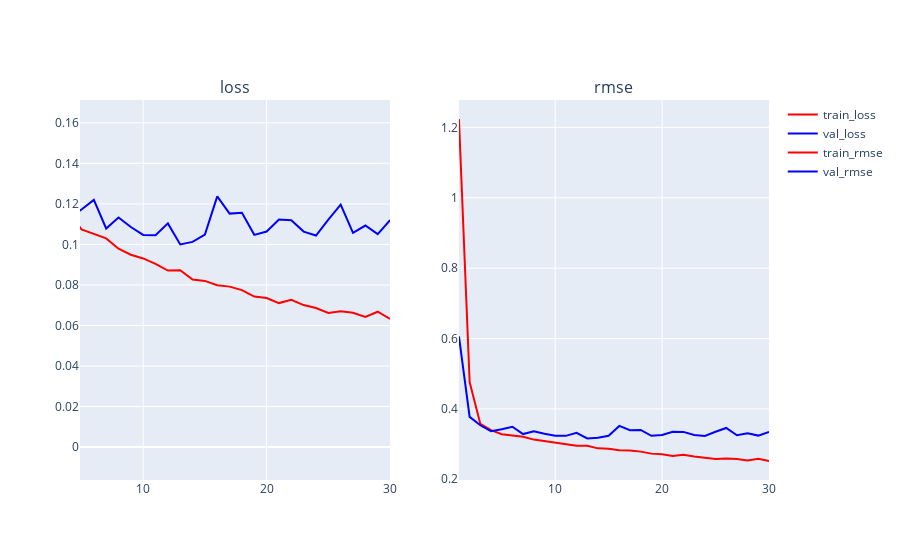

Notebook source saved alongside this figure:
### Code cell
analyze(exproot="/Users/avilay/temp/experiments/bike-share-exp1", run_name="steep-block-0380")

### Figure 1 — Plotly figure (JSON) as saved in the notebook; plotly's stock layout.template omitted (floating-point values rounded to 4 significant figures)
{"data": [{"line": {"color": "red"}, "name": "train_loss", "type": "scatter", "x": [1, 2, 3, 4, 5, 6, 7, 8, 9, 10, 11, 12, 13, 14, 15, 16, 17, 18, 19, 20, 21, 22, 23, 24, 25, 26, 27, 28, 29, 30], "xaxis": "x", "y": [1.495, 0.2274, 0.1281, 0.115, 0.1074, 0.1051, 0.103, 0.0979, 0.0949, 0.09309, 0.09037, 0.08712, 0.08724, 0.08271, 0.08199, 0.0799, 0.07918, 0.07747, 0.07427, 0.07352, 0.07106, 0.07269, 0.07008, 0.06864, 0.06618, 0.06699, 0.06631, 0.06419, 0.0668, 0.06329], "yaxis": "y"}, {"line": {"color": "blue"}, "name": "val_loss", "type": "scatter", "x": [1, 2, 3, 4, 5, 6, 7, 8, 9, 10, 11, 12, 13, 14, 15, 16, 17, 18, 19, 20, 21, 22, 23, 24, 25, 26, 27, 28, 29, 30], "xaxis": "x", "y": [0.3672, 0.1424, 0.1249, 0.1133, 0.1172, 0.1219, 0.1079, 0.1133, 0.1086, 0.1047, 0.1046, 0.1104, 0.09997, 0.1012, 0.1048, 0.1237, 0.1152, 0.1157, 0.1047, 0.1063, 0.1122, 0.112, 0.1063, 0.1044, 0.1122, 0.1196, 0.1057, 0.1093, 0.105, 0.112], "yaxis": "y"}, {"line": {"color": "red"}, "name": "train_rmse", "type": "scatter", "x": [1, 2, 3, 4, 5, 6, 7, 8, 9, 10, 11, 12, 13, 14, 15, 16, 17, 18, 19, 20, 21, 22, 23, 24, 25, 26, 27, 28, 29, 30], "xaxis": "x2", "y": [1.224, 0.4765, 0.3572, 0.3395, 0.3281, 0.3245, 0.3211, 0.3128, 0.3083, 0.3051, 0.3007, 0.2955, 0.2953, 0.2878, 0.2865, 0.2826, 0.2817, 0.2786, 0.2729, 0.2712, 0.2664, 0.2699, 0.2648, 0.262, 0.2573, 0.2591, 0.2576, 0.2537, 0.2585, 0.2519], "yaxis": "y2"}, {"line": {"color": "blue"}, "name": "val_rmse", "type": "scatter", "x": [1, 2, 3, 4, 5, 6, 7, 8, 9, 10, 11, 12, 13, 14, 15, 16, 17, 18, 19, 20, 21, 22, 23, 24, 25, 26, 27, 28, 29, 30], "xaxis": "x2", "y": [0.606, 0.3773, 0.3534, 0.3366, 0.3424, 0.3492, 0.3284, 0.3366, 0.3295, 0.3236, 0.3233, 0.3322, 0.3162, 0.3182, 0.3238, 0.3517, 0.3394, 0.3401, 0.3236, 0.3261, 0.335, 0.3346, 0.3261, 0.3231, 0.335, 0.3459, 0.3252, 0.3306, 0.3241, 0.3347], "yaxis": "y2"}], "layout": {"annotations": [{"font": {"size": 16}, "showarrow": false, "text": "loss", "x": 0.225, "xanchor": "center", "xref": "paper", "y": 1, "yanchor": "bottom", "yref": "paper"}, {"font": {"size": 16}, "showarrow": false, "text": "rmse", "x": 0.775, "xanchor": "center", "xref": "paper", "y": 1, "yanchor": "bottom", "yref": "paper"}], "autosize": true, "xaxis": {"anchor": "y", "autorange": false, "domain": [0, 0.45], "range": [4.879, 30], "type": "linear"}, "xaxis2": {"anchor": "y2", "autorange": true, "domain": [0.55, 1], "range": [1, 30], "type": "linear"}, "yaxis": {"anchor": "x", "autorange": false, "domain": [0, 1], "range": [-0.01622, 0.1712], "type": "linear"}, "yaxis2": {"anchor": "x2", "autorange": true, "domain": [0, 1], "range": [0.1979, 1.278], "type": "linear"}}}
